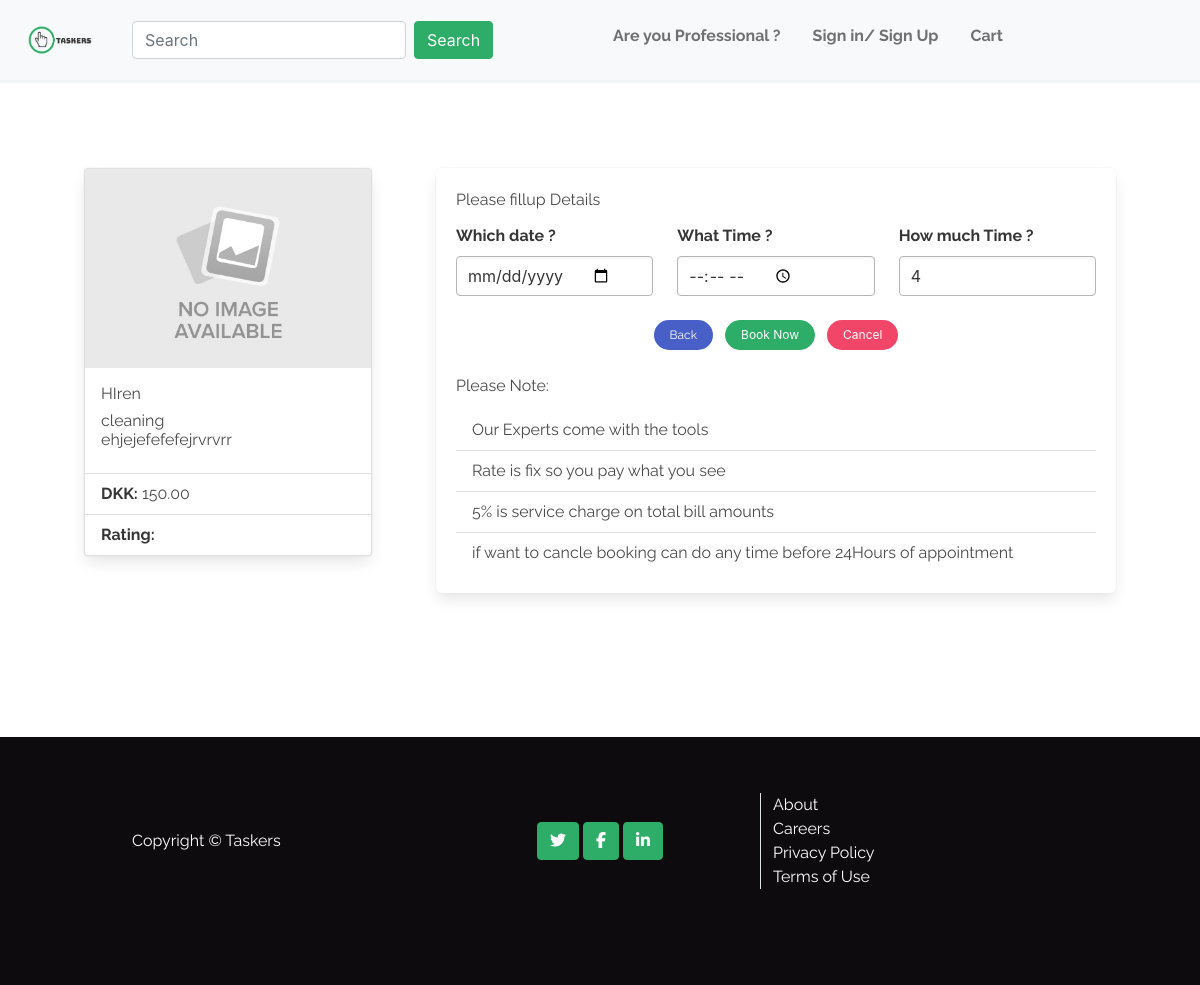
Screenshot of /service/2 with the database file from the repository.
### service/models.py (models this page shows, shortened)
class Tasker(models.Model):
    class Meta:
        verbose_name_plural = 'tasker'
    service_category = models.ForeignKey(
        'Service_category', null=True, blank=False,
        on_delete=models.SET_NULL)
    tasker_services = models.ForeignKey(
        'Sub_Service', null=True,
        blank=False, on_delete=models.SET_NULL)
    charge_type = models.ForeignKey(
        'Charge_type', null=True,
        blank=False, on_delete=models.SET_NULL)
    name = models.CharField(max_length=254,)
    about = models.CharField(max_length=1024, blank=False,)
    price = models.DecimalField(
        max_digits=6, decimal_places=2,)
    image_url = models.URLField(
        max_length=10000, blank=True,
    )
    image = models.ImageField(blank=True)

class Service_category(models.Model):
    class Meta:
        verbose_name_plural = 'service'
    category = models.CharField(max_length=30,)
    def __str__(self):
        return self.category

### service/views.py (the view)
# urls.py: path('<tasker_id>', views.my_tasker, name='tasker')
def my_tasker(request, tasker_id):
    tasker = get_object_or_404(Tasker, pk=tasker_id)
    context = {
        'tasker': tasker,
    }
    return render(request, 'service/booking.html', context)

### cart/contexts.py (called while the page is built)
def cart_contents(request):
    cart_item = []
    cart = request.session.get('cart', {})
    total = 0
    service_charge = total * Decimal(
        settings.STANDARD_SERVICE_CHARGE / 100)
    grand_total = total + service_charge
    context = {
        'cart_item': cart_item,
        'total': total,
        'service_charge': service_charge,
        'grand_total': grand_total,
        'cart': cart,
    }
    return context

### service/templates/service/booking.html (shortened to what this page needs)
{% extends 'base.html' %}
{% load static %}
{% block content %}
<section class="section is-medium taskerslist-section mt-sm-4">
	<div class="container-fluid ">
		<div class="tile is-ancestor">
			<div class="tile is-4 is-vertical is-parent">
				<div class="card mb-3" style="width: 18rem;">
					{% if tasker.image_url %}
					<img class="image" src="{{ tasker.image_url }}" alt="tasker.name">
					{% else %}
					<img class="image is is-rounded" src="{{ MEDIA_URL }}No_Image.jpg" alt="{{ tasker.name }}">
					{% endif %}
					<div class="card-body">
						<h5 class="card-title">{{ tasker.name }}</h5>
						<h6 class="card-title">{{ tasker.service_category }}
							<p class="card-text">{{ tasker.about }}</p>
					</div>
					<ul class="list-group list-group-flush">
						<li class="list-group-item"><strong>DKK:</strong> {{ tasker.price}}</li>
						<li class="list-group-item"><strong>Rating:</strong> {{ tasker.rating }}</li>
					</ul>
				</div>
			</div>
			<div class="tile is-parent">
				<div class="tile is-child box">
					<div class="Title mb-3"> Please fillup Details</div>
					<form class="form" action="{% url 'add_booking' tasker.id %}" method="POST">
						<div class="columns">
							<div class="column">
								<label class="label">Which date ?</label>
								<div class="control">
									<input class="input is-hovered" type="date" placeholder="date" d
										data-tasker_id="{{ tasker.id }}" id="booking_date_{{ tasker.id }}" name="date"
										required>
								</div>
							</div>
							<div class="column">
								<label class="label">What Time ?</label>
								<div class="control">
									<input class="input is-hovered" type="time" placeholder="time" name="time"
										data-tasker_id="{{ tasker.id }}" id="booking_time_{{ tasker.id }}" required>
								</div>
							</div>
							<div class="column" {% if tasker.charge_type.type != "Hourly" %} hidden {% endif %}>
								<label class="label">How much Time ?</label>
								<div class="control">
									{% if tasker.charge_type.type == "Hourly" %}
									<input class="input is-hovered" data-tasker_id="{{ tasker.id }}"
										id="hours{{ tasker.id }}" name="hours" type="number" min="4" max="8"
										value="4">
									{% else %}
									<input class="input is-hovered" data-tasker_id="{{ tasker.id }}"
										id="hours{{ tasker.id }}" name="hours" type="number" min="1" max="1"
										value="1">
									{% endif %}
								</div>
							</div>
						</div>
						<div class="columns">
							<div class="column">
								<div class="field is-grouped is-grouped-centered">
									<p class="control">
										<a href="#" class="button is-rounded is-small is-link">Back</a>
									</p>
									<p class="control">
										<input class="button is-rounded btn-main is-small" type="submit"
											value="Book Now">
									</p>
									<p class="control">
										<input class="button is-rounded is-danger is-small" type="reset" value="Cancel">
									</p>
								</div>
							</div>
						</div>
					</form>
					<div class="Title mb-3">Please Note:</div>
					<div>
						<ul class="list-group list-group-flush">
							<li class="list-group-item"> Our Experts come with the tools</li>
							<li class="list-group-item"> Rate is fix so you pay what you see</li>
							<li class="list-group-item"> 5% is service charge on total bill amounts
							<li>
							<li class="list-group-item"> if want to cancle booking can do any time before 24Hours of
								appointment </li>
						</ul>
					</div>
				</div>
			</div>
		</div>
	</div>
</section>
{% endblock %}

### static/css/base.css (style rules this page uses)
:root { --first-color:#2dad67; --second-color:#0d0b0d; --third-color:#ffffff; }
html { height: 100%; }
body { margin: 0; padding: 0; font-family: 'Raleway', sans-serif;!important }
.btn-main { color: #fff; background-color: var(--first-color); border-color: var(--first-color); }

### rows the page displays
Tasker: name "HIren", service_category "cleaning", about "ehjejefefefejrvrvrr", price "150.00"
